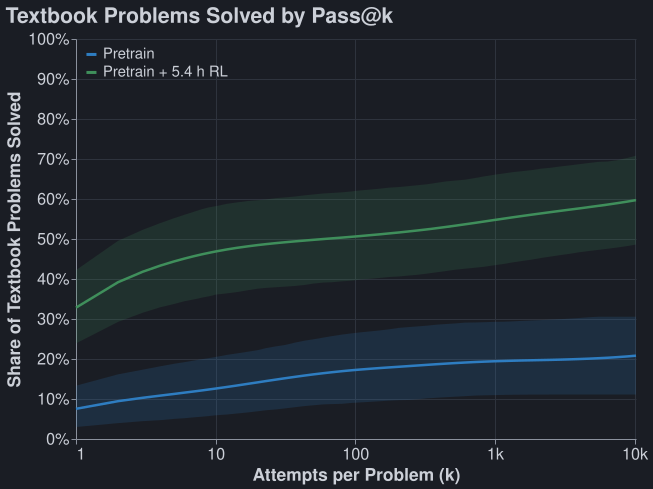

This figure's Python source:
"""Textbook72 pass@k out to 10,240 attempts: the pretrained model vs the same model after ~5.4 h of
expert-iteration RL (nd-rl long_rl_20261014, untied-ei seed 1, v5 round 25). Bands are 95%
theorem-bootstrap intervals.

Data: passk.csv, exported from nd-rl code/experiments/current/long_rl_20261014/passk/export_10k.py.
Run from the post dir:  python3 charts/passk.py
"""
import csv

import altair as alt

from theme import HUE, save

WIDTH, HEIGHT = 560, 400
LABEL = {"pretrain": "Pretrain", "v5_round025": "Pretrain + 5.4 h RL"}
COLOR = {LABEL["pretrain"]: HUE["water"], LABEL["v5_round025"]: HUE["recycle"]}

rows = [{**r, "model": LABEL[r["model"]]} for r in csv.DictReader(open("charts/passk.csv"))]
for r in rows:
    for key in ("k", "mean", "lo", "hi"):
        r[key] = float(r[key])

base = alt.Chart(alt.Data(values=rows)).encode(
    x=alt.X("k:Q", scale=alt.Scale(type="log", domain=[1, 10240], nice=False), title="Attempts per Problem (k)",
            axis=alt.Axis(values=[1, 10, 100, 1000, 10000], format="~s")),
)
scale = alt.Scale(domain=list(COLOR), range=list(COLOR.values()))
band = base.mark_area(fillOpacity=0.18).encode(y=alt.Y("lo:Q"), y2="hi:Q", color=alt.Color("model:N", scale=scale))
line = base.mark_line(strokeWidth=2.5).encode(
    y=alt.Y("mean:Q", title="Share of Textbook Problems Solved", scale=alt.Scale(domain=[0, 1]),
            axis=alt.Axis(format="%")),
    color=alt.Color("model:N", title=None, scale=scale, legend=alt.Legend(orient="top-left", offset=8, symbolType="stroke",
                                                                      symbolOpacity=1, symbolStrokeWidth=3)))
chart = (band + line).properties(width=WIDTH, height=HEIGHT, title="Textbook Problems Solved by Pass@k")
save(chart, "passk", WIDTH)
